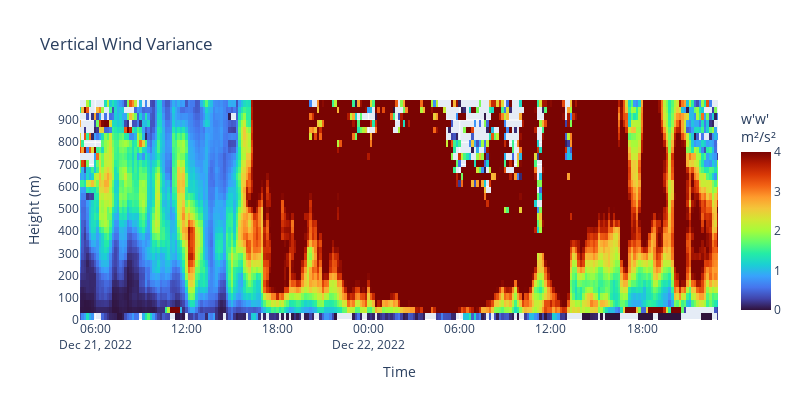

Notebook code for this chart:
### Markdown cell above
### <a id='toc5_3_1_'></a>[Vertical Velocity Variance](#toc0_)

### Code cell
# filters 
height_filter = wstats_df["height"] < 1000

fig = go.Figure()

fig.add_heatmap(x=wstats_df[height_filter]['time'], 
                y=wstats_df[height_filter]['height'],
                z=wstats_df[height_filter]['value'],
                colorscale='turbo',
                zmin=0,
                zmax=4,
                colorbar=dict(title="w'w'<br>m²/s²"))

fig.update_layout(
    title='Vertical Wind Variance',
    xaxis_nticks=10,
    yaxis_nticks=10,
    xaxis_title='Time',
    yaxis_title='Height (m)',
    width=800,
    height=400
)
# add colorbar title
fig.update_layout(coloraxis_colorbar=dict(title='m²/s²'))
# set xlimit to the time of the event
fig.update_xaxes(range=[start, end])

### Figure 1 — Plotly figure (JSON) as saved in the notebook; plotly's stock layout.template omitted (floating-point values rounded to 4 significant figures; data arrays with more than 128 entries replaced by an {"elided": "..."} marker saying what was removed)
{"data": [{"colorbar": {"title": {"text": "w'w'<br>m²/s²"}}, "colorscale": [[0, "#30123b"], [0.07143, "#4145ab"], [0.1429, "#4675ed"], [0.2143, "#39a2fc"], [0.2857, "#1bcfd4"], [0.3571, "#24eca6"], [0.4286, "#61fc6c"], [0.5, "#a4fc3b"], [0.5714, "#d1e834"], [0.6429, "#f3c63a"], [0.7143, "#fe9b2d"], [0.7857, "#f36315"], [0.8571, "#d93806"], [0.9286, "#b11901"], [1, "#7a0402"]], "type": "heatmap", "x": {"elided": "19008 str values"}, "y": {"elided": "19008 int values"}, "z": {"elided": "19008 float values"}, "zmax": 4, "zmin": 0}], "layout": {"coloraxis": {"colorbar": {"title": {"text": "m²/s²"}}}, "height": 400, "title": {"text": "Vertical Wind Variance"}, "width": 800, "xaxis": {"nticks": 10, "range": ["2022-12-21T05:00:00", "2022-12-22T23:00:00"], "title": {"text": "Time"}}, "yaxis": {"nticks": 10, "title": {"text": "Height (m)"}}}}
